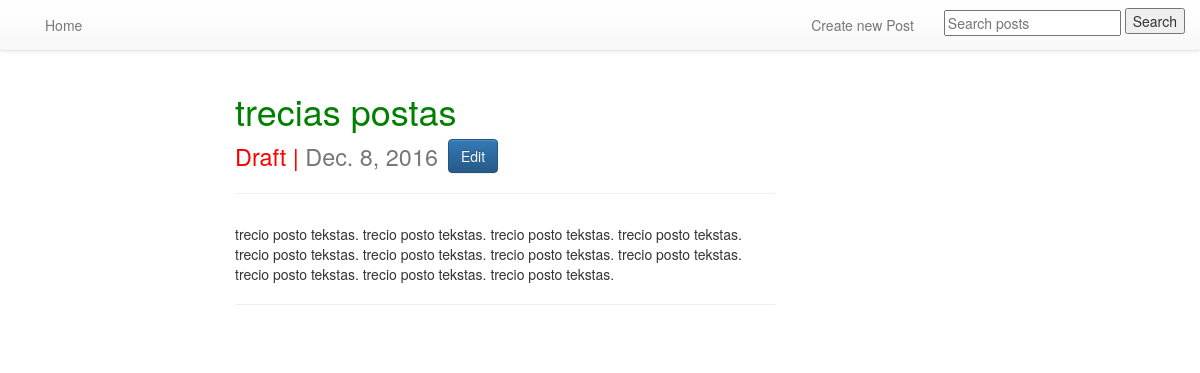
/posts/trecias-postas/ (signed in), run on an earlier commit of the app's database.
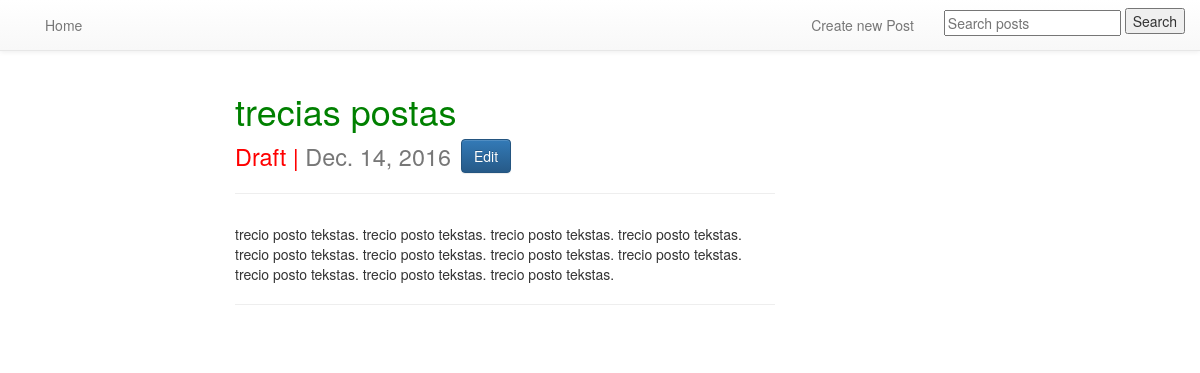
And on a later commit of the database.
### posts/models.py (models this page shows, shortened)
class Post(models.Model):
    author = models.ForeignKey(settings.AUTH_USER_MODEL, default=1)
    title = models.CharField(max_length=120)
    slug = models.SlugField(unique=True)
    image = models.ImageField(upload_to=upload_location, null=True, blank=True, width_field="width_field", height_field="height_field")
    video_url = EmbedVideoField(null=True, blank=True)  # same like models.URLField()
    height_field = models.IntegerField(default=0)
    width_field = models.IntegerField(default=0)
    content = models.TextField()
    draft = models.BooleanField(default=False)
    publish = models.DateField(auto_now=False, auto_now_add=False)
    updated = models.DateTimeField(auto_now=True, auto_now_add=False)
    timestamp = models.DateTimeField(auto_now=False, auto_now_add=True)
    objects = PostManager()
    def get_absolute_url(self):
        return reverse("posts:detail", kwargs={"slug": self.slug})
    class Meta:
        ordering = ["-timestamp", "-updated"]

### posts/views.py (the view)
# urls.py: url(r'^(?P<slug>[\w-]+)/$', post_detail, name='detail'),
def post_detail(request, slug):
    today = timezone.now().date()
    instance = get_object_or_404(Post, slug=slug)
    if instance.draft or instance.publish > timezone.now().date():
        if not request.user.is_staff or not request.user.is_superuser:
            raise Http404
    context = {
        "title": instance.title,
        "instance": instance,
        "today": today,
        "slug": slug,
    }
    return render(request, "post_detail.html", context)

### templates/post_detail.html (shortened to what this page needs)
{% extends "base.html" %}
{% load embed_video_tags %}
{% block content %}
<div class="col-sm-6 col-sm-offset-2">
    <h1>
        {{ instance.title }}
        <br />
        <small>{% if instance.draft %}<span style="color:red;">Draft |</span>{% endif %}
        {% if instance.publish > today %}Future Post{% endif %} {{ instance.publish }}</small>
        {% if request.user.is_authenticated %}
            <a href="{{ instance.get_absolute_url }}edit" class="btn btn-primary" role="button">Edit</a>
        {% endif %}
    </h1>
    <hr />
        <div class="row">
            <div class="col-sm-12">
                <p>
                    {{ instance.content|linebreaks }}
                </p>
                <hr />
                <br />
            </div>
        </div>
</div>
{% endblock content %}

### templates/base.html (shortened to what this page needs)
{% load staticfiles %}
<!DOCTYPE html>
<html>
<head>
<link rel="stylesheet" href="https://maxcdn.bootstrapcdn.com/bootstrap/3.3.7/css/bootstrap.min.css">
<link rel="stylesheet" href="https://maxcdn.bootstrapcdn.com/bootstrap/3.3.7/css/bootstrap-theme.min.css">
<link rel="stylesheet" href="{% static 'css/main.css' %}" />
</head>
<body>
{% include 'navigation.html' %}
<div class="container">
    {% block content %}
    {% endblock content %}
</div>
</body>
</html>

### templates/navigation.html (shortened to what this page needs)
{% load staticfiles %}
<nav class="navbar navbar-default navbar-static-top">
    <div class="container">
        <div id="navbar" class="navbar-collapse collapse">
            <ul class="nav navbar-nav">
                <li><a href="{% url 'posts:list' %}">Home</a></li>
            </ul>
            <ul class="nav navbar-nav navbar-right">
                {% if request.user.is_authenticated %}
                    <li><a href="{% url 'posts:create' %}">Create new Post</a></li>
                {% endif %}
                <form class='navbar-form navbar-right' method='GET' >
                    <div class='form-group'>
                        <input type="text" name="q" placeholder="Search posts" value="{{ request.GET.q }}" />
                    </div>
                    <input type="submit" value="Search" />
                </form>
            </ul>
        </div>
    </div>
</nav>

### static/css/main.css (style rules this page uses)
h1 { color: green }

What changed in the data, as far as the page shows it:
changed Post "trecias postas": publish "Dec. 8, 2016" → "Dec. 14, 2016"
